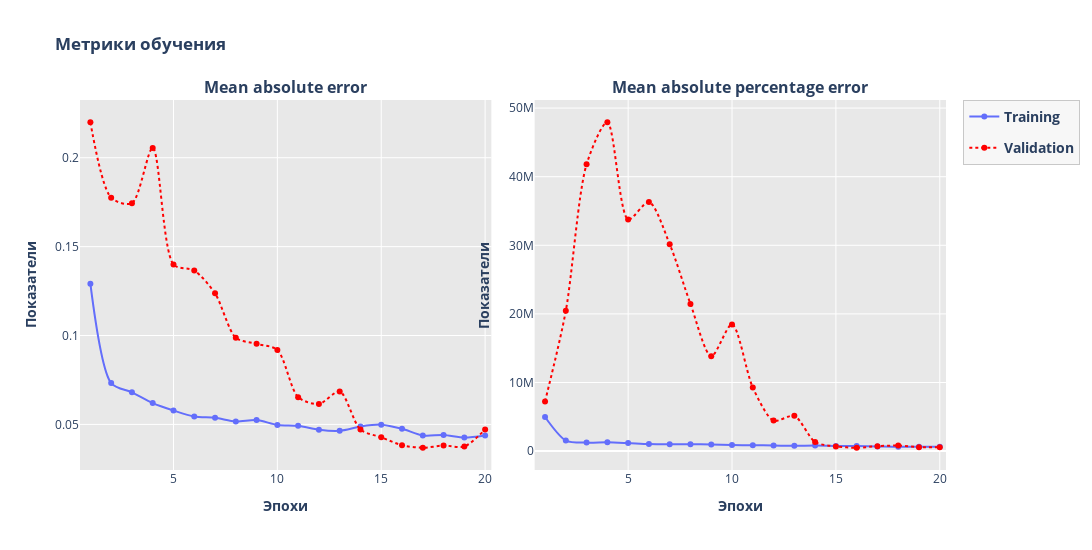

Notebook source saved alongside this figure:
### Code cell
import plotly.graph_objects as go
from plotly.subplots import make_subplots
import plotly.offline as py

mean_absolute_error = hist.history['mean_absolute_error']
mean_absolute_percentage_error = hist.history['mean_absolute_percentage_error']

val_mean_absolute_error = hist.history['val_mean_absolute_error']
val_mean_absolute_percentage_error = hist.history['val_mean_absolute_percentage_error']

epochs = list(range(1, len(mean_absolute_error) + 1))

fig = make_subplots(rows=1, cols=2, subplot_titles=("<b>Mean absolute error</b>", "<b>Mean absolute percentage error</b>",), horizontal_spacing=0.05)

# mean_absolute_error
fig.add_trace(go.Scatter(x=list(epochs), y=mean_absolute_error, legendgroup='<b>Training</b>', name='<b>Training</b>',
                            line=dict(shape='spline', smoothing=0.8, color='#636efb'), mode='markers+lines', marker=dict(color='#636efb')), row=1, col=1)
fig.add_trace(go.Scatter(x=list(epochs), y=val_mean_absolute_error, legendgroup='<b>Validation</b>', name='<b>Validation</b>',
                            line=dict(shape='spline', smoothing=0.8, dash='dot', color='red'), mode='markers+lines', marker=dict(color='red')), row=1, col=1)

# mean_absolute_percentage_error
fig.add_trace(go.Scatter(x=list(epochs), y=mean_absolute_percentage_error, legendgroup='<b>Training</b>', name='<b>Training</b>', showlegend=False,
                            line=dict(shape='spline', smoothing=0.8, color='#636efb'), mode='markers+lines', marker=dict(color='#636efb')), row=1, col=2)
fig.add_trace(go.Scatter(x=list(epochs), y=val_mean_absolute_percentage_error, legendgroup='<b>Validation</b>', name='<b>Validation</b>', showlegend=False,
                            line=dict(shape='spline', smoothing=0.8, dash='dot', color='red'), mode='markers+lines', marker=dict(color='red')), row=1, col=2)


fig.update_traces(hovertemplate='Epoch: %{x}<br>Value: %{y}')

fig.update_yaxes(title_text="<b>Показатели</b>")
fig.update_xaxes(title_text="<b>Эпохи</b>")
fig.update_layout(legend=dict(font=dict(size=14), bgcolor='lightgray'))


fig.update_layout(
    height=550, 
    width=2000, 
    title_text="<b>Метрики обучения</b>",
    legend=dict(
        font=dict(size=14),
        bgcolor='rgba(240, 240, 240, 0.5)',
        bordercolor='rgba(200, 200, 200, 1)',
        borderwidth=1,
    ),
    plot_bgcolor='rgba(210, 210, 210, 0.5)',
    
    # paper_bgcolor='rgba(250, 250, 250, 1)'
)
fig.update_xaxes(range=[0.5, max(epochs)+0.3])
py.plot(fig, filename=r'C:\My_projects\nuke\metrics\plotly\One_Class_Autoencoder_metrics_mean_absolute_error_and_mean_absolute_percentage_error.html')
fig.write_image(r"C:\My_projects\nuke\metrics\plotly\One_Class_Autoencoder_metrics_mean_absolute_error_and_mean_absolute_percentage_error.svg")
fig.show()

### Figure 1 — Plotly figure (JSON) as saved in the notebook; plotly's stock layout.template omitted (floating-point values rounded to 4 significant figures)
{"data": [{"hovertemplate": "Epoch: %{x}<br>Value: %{y}", "legendgroup": "<b>Training</b>", "line": {"color": "#636efb", "shape": "spline", "smoothing": 0.8}, "marker": {"color": "#636efb"}, "mode": "markers+lines", "name": "<b>Training</b>", "type": "scatter", "x": [1, 2, 3, 4, 5, 6, 7, 8, 9, 10, 11, 12, 13, 14, 15, 16, 17, 18, 19, 20], "xaxis": "x", "y": [0.1291, 0.07322, 0.06802, 0.062, 0.05784, 0.05441, 0.05371, 0.05168, 0.05249, 0.04972, 0.04919, 0.04702, 0.04644, 0.04879, 0.04987, 0.04758, 0.04379, 0.04404, 0.04259, 0.04379], "yaxis": "y"}, {"hovertemplate": "Epoch: %{x}<br>Value: %{y}", "legendgroup": "<b>Validation</b>", "line": {"color": "red", "dash": "dot", "shape": "spline", "smoothing": 0.8}, "marker": {"color": "red"}, "mode": "markers+lines", "name": "<b>Validation</b>", "type": "scatter", "x": [1, 2, 3, 4, 5, 6, 7, 8, 9, 10, 11, 12, 13, 14, 15, 16, 17, 18, 19, 20], "xaxis": "x", "y": [0.2199, 0.1775, 0.1744, 0.2055, 0.1399, 0.1365, 0.1237, 0.09874, 0.09531, 0.09188, 0.06533, 0.06147, 0.0685, 0.04707, 0.04276, 0.03828, 0.03687, 0.03811, 0.0376, 0.0471], "yaxis": "y"}, {"hovertemplate": "Epoch: %{x}<br>Value: %{y}", "legendgroup": "<b>Training</b>", "line": {"color": "#636efb", "shape": "spline", "smoothing": 0.8}, "marker": {"color": "#636efb"}, "mode": "markers+lines", "name": "<b>Training</b>", "showlegend": false, "type": "scatter", "x": [1, 2, 3, 4, 5, 6, 7, 8, 9, 10, 11, 12, 13, 14, 15, 16, 17, 18, 19, 20], "xaxis": "x2", "y": [4966220, 1539000.0, 1240883, 1283000.0, 1171000.0, 1034000.0, 997600.0, 1005000.0, 951100.0, 890900.0, 853200.0, 818100.0, 767800.0, 804300.0, 753100.0, 733500.0, 679000.0, 621600.0, 642900.0, 650900.0], "yaxis": "y2"}, {"hovertemplate": "Epoch: %{x}<br>Value: %{y}", "legendgroup": "<b>Validation</b>", "line": {"color": "red", "dash": "dot", "shape": "spline", "smoothing": 0.8}, "marker": {"color": "red"}, "mode": "markers+lines", "name": "<b>Validation</b>", "showlegend": false, "type": "scatter", "x": [1, 2, 3, 4, 5, 6, 7, 8, 9, 10, 11, 12, 13, 14, 15, 16, 17, 18, 19, 20], "xaxis": "x2", "y": [7240000.0, 20449790, 41814172, 47937816, 33768740, 36313172, 30169436, 21461786, 13834991, 18473284, 9265836, 4447000.0, 5137000.0, 1315000.0, 686400.0, 489100.0, 716200.0, 808600.0, 579004, 577000.0], "yaxis": "y2"}], "layout": {"annotations": [{"font": {"size": 16}, "showarrow": false, "text": "<b>Mean absolute error</b>", "x": 0.2375, "xanchor": "center", "xref": "paper", "y": 1, "yanchor": "bottom", "yref": "paper"}, {"font": {"size": 16}, "showarrow": false, "text": "<b>Mean absolute percentage error</b>", "x": 0.7625, "xanchor": "center", "xref": "paper", "y": 1, "yanchor": "bottom", "yref": "paper"}], "height": 550, "legend": {"bgcolor": "rgba(240, 240, 240, 0.5)", "bordercolor": "rgba(200, 200, 200, 1)", "borderwidth": 1, "font": {"size": 14}}, "plot_bgcolor": "rgba(210, 210, 210, 0.5)", "title": {"text": "<b>Метрики обучения</b>"}, "width": 2000, "xaxis": {"anchor": "y", "domain": [0, 0.475], "range": [0.5, 20.3], "title": {"text": "<b>Эпохи</b>"}}, "xaxis2": {"anchor": "y2", "domain": [0.525, 1], "range": [0.5, 20.3], "title": {"text": "<b>Эпохи</b>"}}, "yaxis": {"anchor": "x", "domain": [0, 1], "title": {"text": "<b>Показатели</b>"}}, "yaxis2": {"anchor": "x2", "domain": [0, 1], "title": {"text": "<b>Показатели</b>"}}}}
